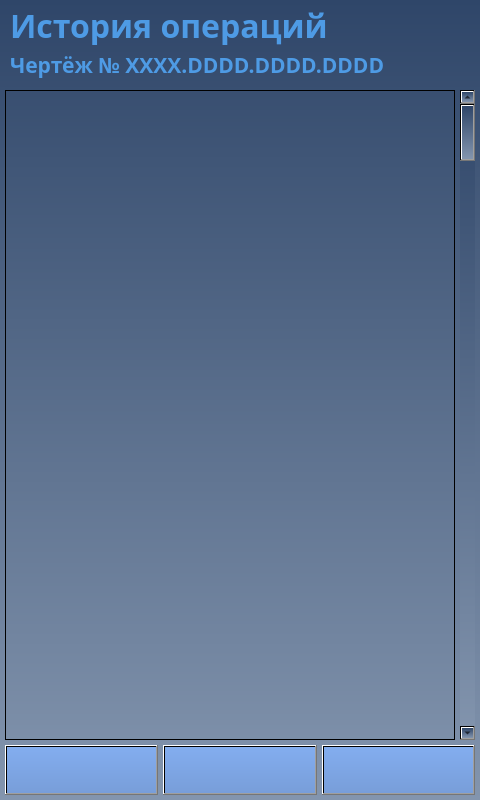
<?xml version="1.0" encoding="UTF-8"?>
<ui version="4.0">
 <class>screen_24_history_by_plan</class>
 <widget class="QWidget" name="screen_24_history_by_plan">
  <property name="geometry">
   <rect>
    <x>0</x>
    <y>0</y>
    <width>480</width>
    <height>800</height>
   </rect>
  </property>
  <property name="windowTitle">
   <string>screen_24_history_by_plan</string>
  </property>
  <property name="styleSheet">
   <string notr="true">background-color: qlineargradient(spread:pad, x1:0.5, y1:0, x2:0.5, y2:1, stop:0 rgba(47, 70, 105, 255), stop:1 rgba(131, 149, 174, 255));</string>
  </property>
  <widget class="QLabel" name="lbl_info">
   <property name="enabled">
    <bool>true</bool>
   </property>
   <property name="geometry">
    <rect>
     <x>10</x>
     <y>5</y>
     <width>411</width>
     <height>40</height>
    </rect>
   </property>
   <property name="font">
    <font>
     <family>Arial Black</family>
     <pointsize>24</pointsize>
     <weight>75</weight>
     <bold>true</bold>
    </font>
   </property>
   <property name="layoutDirection">
    <enum>Qt::LeftToRight</enum>
   </property>
   <property name="styleSheet">
    <string notr="true">color: rgb(78, 155, 229);
background-color: qlineargradient(spread:pad, x1:0, y1:0, x2:1, y2:0, stop:0 rgba(0, 0, 0, 0), stop:1 rgba(255, 255, 255, 0));</string>
   </property>
   <property name="text">
    <string>История операций</string>
   </property>
  </widget>
  <widget class="QListWidget" name="listWidget">
   <property name="enabled">
    <bool>true</bool>
   </property>
   <property name="geometry">
    <rect>
     <x>5</x>
     <y>90</y>
     <width>450</width>
     <height>650</height>
    </rect>
   </property>
   <property name="whatsThis">
    <string>&lt;html&gt;&lt;head/&gt;&lt;body&gt;&lt;p&gt;&lt;br/&gt;&lt;/p&gt;&lt;/body&gt;&lt;/html&gt;</string>
   </property>
   <property name="styleSheet">
    <string notr="true">background-color: qlineargradient(spread:pad, x1:0, y1:0, x2:1, y2:0, stop:0 rgba(0, 0, 0, 0), stop:1 rgba(255, 255, 255, 0));</string>
   </property>
  </widget>
  <widget class="QScrollBar" name="ScrollBar">
   <property name="geometry">
    <rect>
     <x>460</x>
     <y>90</y>
     <width>15</width>
     <height>650</height>
    </rect>
   </property>
   <property name="orientation">
    <enum>Qt::Vertical</enum>
   </property>
  </widget>
  <widget class="QPushButton" name="btn_down">
   <property name="enabled">
    <bool>true</bool>
   </property>
   <property name="geometry">
    <rect>
     <x>322</x>
     <y>745</y>
     <width>153</width>
     <height>50</height>
    </rect>
   </property>
   <property name="minimumSize">
    <size>
     <width>0</width>
     <height>0</height>
    </size>
   </property>
   <property name="font">
    <font>
     <family>Arial Black</family>
     <pointsize>16</pointsize>
     <weight>75</weight>
     <bold>true</bold>
    </font>
   </property>
   <property name="styleSheet">
    <string notr="true">background-color: qlineargradient(spread:pad, x1:0.5, y1:0, x2:0.5, y2:1, stop:0 rgba(131, 173, 239, 255), stop:1 rgba(120, 158, 217, 255));
color: rgb(0, 49, 114);</string>
   </property>
   <property name="text">
    <string/>
   </property>
   <property name="icon">
    <iconset>
     <normaloff>img/btn_ico_down.png</normaloff>img/btn_ico_down.png</iconset>
   </property>
   <property name="iconSize">
    <size>
     <width>51</width>
     <height>51</height>
    </size>
   </property>
  </widget>
  <widget class="QPushButton" name="btn_up">
   <property name="enabled">
    <bool>true</bool>
   </property>
   <property name="geometry">
    <rect>
     <x>5</x>
     <y>745</y>
     <width>153</width>
     <height>50</height>
    </rect>
   </property>
   <property name="minimumSize">
    <size>
     <width>0</width>
     <height>0</height>
    </size>
   </property>
   <property name="font">
    <font>
     <family>Arial Black</family>
     <pointsize>16</pointsize>
     <weight>75</weight>
     <bold>true</bold>
    </font>
   </property>
   <property name="styleSheet">
    <string notr="true">background-color: qlineargradient(spread:pad, x1:0.5, y1:0, x2:0.5, y2:1, stop:0 rgba(131, 173, 239, 255), stop:1 rgba(120, 158, 217, 255));
color: rgb(0, 49, 114);</string>
   </property>
   <property name="text">
    <string/>
   </property>
   <property name="icon">
    <iconset>
     <normaloff>img/btn_ico_up.png</normaloff>img/btn_ico_up.png</iconset>
   </property>
   <property name="iconSize">
    <size>
     <width>51</width>
     <height>51</height>
    </size>
   </property>
  </widget>
  <widget class="QLabel" name="lbl_number_plan">
   <property name="enabled">
    <bool>true</bool>
   </property>
   <property name="geometry">
    <rect>
     <x>10</x>
     <y>45</y>
     <width>461</width>
     <height>40</height>
    </rect>
   </property>
   <property name="font">
    <font>
     <family>Arial Black</family>
     <pointsize>16</pointsize>
     <weight>75</weight>
     <bold>true</bold>
    </font>
   </property>
   <property name="layoutDirection">
    <enum>Qt::LeftToRight</enum>
   </property>
   <property name="styleSheet">
    <string notr="true">color: rgb(78, 155, 229);
background-color: qlineargradient(spread:pad, x1:0, y1:0, x2:1, y2:0, stop:0 rgba(0, 0, 0, 0), stop:1 rgba(255, 255, 255, 0));</string>
   </property>
   <property name="text">
    <string>Чертёж № XXXX.DDDD.DDDD.DDDD</string>
   </property>
  </widget>
  <widget class="QPushButton" name="btn_back">
   <property name="enabled">
    <bool>true</bool>
   </property>
   <property name="geometry">
    <rect>
     <x>163</x>
     <y>745</y>
     <width>154</width>
     <height>50</height>
    </rect>
   </property>
   <property name="minimumSize">
    <size>
     <width>0</width>
     <height>0</height>
    </size>
   </property>
   <property name="font">
    <font>
     <family>Arial Black</family>
     <pointsize>16</pointsize>
     <weight>75</weight>
     <bold>true</bold>
    </font>
   </property>
   <property name="styleSheet">
    <string notr="true">background-color: qlineargradient(spread:pad, x1:0.5, y1:0, x2:0.5, y2:1, stop:0 rgba(131, 173, 239, 255), stop:1 rgba(120, 158, 217, 255));
color: rgb(0, 49, 114);</string>
   </property>
   <property name="text">
    <string/>
   </property>
   <property name="icon">
    <iconset>
     <normaloff>img/btn_ico_back.png</normaloff>img/btn_ico_back.png</iconset>
   </property>
   <property name="iconSize">
    <size>
     <width>51</width>
     <height>51</height>
    </size>
   </property>
  </widget>
 </widget>
 <resources/>
 <connections/>
</ui>
